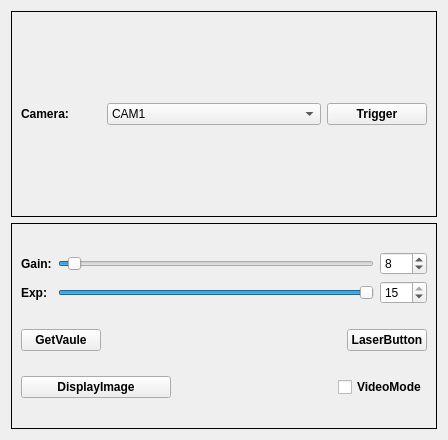
<?xml version="1.0" encoding="UTF-8"?>
<ui version="4.0">
 <class>sensorWidget</class>
 <widget class="QWidget" name="sensorWidget">
  <property name="enabled">
   <bool>true</bool>
  </property>
  <property name="geometry">
   <rect>
    <x>0</x>
    <y>0</y>
    <width>448</width>
    <height>440</height>
   </rect>
  </property>
  <property name="windowTitle">
   <string>sensorWidget</string>
  </property>
  <layout class="QGridLayout" name="sensorLayout">
   <item row="0" column="0">
    <widget class="QFrame" name="cameraSelectFrame">
     <property name="frameShape">
      <enum>QFrame::Box</enum>
     </property>
     <layout class="QHBoxLayout" name="cameraSelectLayout">
      <item>
       <widget class="QLabel" name="cameraLabel">
        <property name="enabled">
         <bool>true</bool>
        </property>
        <property name="maximumSize">
         <size>
          <width>80</width>
          <height>16777215</height>
         </size>
        </property>
        <property name="font">
         <font>
          <weight>75</weight>
          <bold>true</bold>
         </font>
        </property>
        <property name="text">
         <string>Camera:</string>
        </property>
       </widget>
      </item>
      <item>
       <widget class="QComboBox" name="camCombo">
        <property name="enabled">
         <bool>true</bool>
        </property>
        <property name="currentIndex">
         <number>0</number>
        </property>
        <property name="maxVisibleItems">
         <number>12</number>
        </property>
        <property name="iconSize">
         <size>
          <width>16</width>
          <height>26</height>
         </size>
        </property>
        <item>
         <property name="text">
          <string>CAM1</string>
         </property>
        </item>
        <item>
         <property name="text">
          <string>CAM2</string>
         </property>
        </item>
        <item>
         <property name="text">
          <string>CAM3</string>
         </property>
        </item>
        <item>
         <property name="text">
          <string>CAM4</string>
         </property>
        </item>
        <item>
         <property name="text">
          <string>CAM5</string>
         </property>
        </item>
        <item>
         <property name="text">
          <string>CAM6</string>
         </property>
        </item>
        <item>
         <property name="text">
          <string>CAM7</string>
         </property>
        </item>
        <item>
         <property name="text">
          <string>CAM8</string>
         </property>
        </item>
        <item>
         <property name="text">
          <string>CAM9</string>
         </property>
        </item>
        <item>
         <property name="text">
          <string>CAM10</string>
         </property>
        </item>
        <item>
         <property name="text">
          <string>CAM11</string>
         </property>
        </item>
        <item>
         <property name="text">
          <string>CAM12</string>
         </property>
        </item>
        <item>
         <property name="text">
          <string>ALLCAM</string>
         </property>
        </item>
       </widget>
      </item>
      <item>
       <widget class="QPushButton" name="triggerBtn">
        <property name="enabled">
         <bool>true</bool>
        </property>
        <property name="maximumSize">
         <size>
          <width>100</width>
          <height>16777215</height>
         </size>
        </property>
        <property name="font">
         <font>
          <weight>75</weight>
          <bold>true</bold>
         </font>
        </property>
        <property name="text">
         <string>Trigger</string>
        </property>
       </widget>
      </item>
     </layout>
    </widget>
   </item>
   <item row="1" column="0">
    <widget class="QFrame" name="gainExposureFrame">
     <property name="enabled">
      <bool>true</bool>
     </property>
     <property name="frameShape">
      <enum>QFrame::Box</enum>
     </property>
     <property name="frameShadow">
      <enum>QFrame::Plain</enum>
     </property>
     <layout class="QGridLayout" name="gridLayout_2">
      <item row="0" column="0">
       <layout class="QGridLayout" name="gridLayout">
        <item row="1" column="2">
         <widget class="QSpinBox" name="gainSpinBox">
          <property name="maximumSize">
           <size>
            <width>70</width>
            <height>16777215</height>
           </size>
          </property>
          <property name="maximum">
           <number>255</number>
          </property>
          <property name="value">
           <number>8</number>
          </property>
         </widget>
        </item>
        <item row="1" column="0">
         <widget class="QLabel" name="gainLabel">
          <property name="font">
           <font>
            <weight>75</weight>
            <bold>true</bold>
           </font>
          </property>
          <property name="text">
           <string>Gain:</string>
          </property>
          <property name="buddy">
           <cstring>gainSlider</cstring>
          </property>
         </widget>
        </item>
        <item row="2" column="0">
         <widget class="QLabel" name="exposureLabel">
          <property name="font">
           <font>
            <weight>75</weight>
            <bold>true</bold>
           </font>
          </property>
          <property name="text">
           <string>Exp:</string>
          </property>
          <property name="buddy">
           <cstring>exposureSlider</cstring>
          </property>
         </widget>
        </item>
        <item row="2" column="1">
         <widget class="QSlider" name="exposureSlider">
          <property name="maximum">
           <number>15</number>
          </property>
          <property name="pageStep">
           <number>0</number>
          </property>
          <property name="value">
           <number>15</number>
          </property>
          <property name="orientation">
           <enum>Qt::Horizontal</enum>
          </property>
         </widget>
        </item>
        <item row="2" column="2">
         <widget class="QSpinBox" name="exposureSpinBox">
          <property name="maximumSize">
           <size>
            <width>70</width>
            <height>16777215</height>
           </size>
          </property>
          <property name="maximum">
           <number>15</number>
          </property>
          <property name="value">
           <number>15</number>
          </property>
         </widget>
        </item>
        <item row="1" column="1">
         <widget class="QSlider" name="gainSlider">
          <property name="enabled">
           <bool>true</bool>
          </property>
          <property name="maximum">
           <number>255</number>
          </property>
          <property name="pageStep">
           <number>0</number>
          </property>
          <property name="value">
           <number>8</number>
          </property>
          <property name="orientation">
           <enum>Qt::Horizontal</enum>
          </property>
          <property name="invertedAppearance">
           <bool>false</bool>
          </property>
          <property name="invertedControls">
           <bool>false</bool>
          </property>
          <property name="tickPosition">
           <enum>QSlider::NoTicks</enum>
          </property>
         </widget>
        </item>
       </layout>
      </item>
      <item row="1" column="0">
       <layout class="QHBoxLayout" name="horizontalLayout_2">
        <item>
         <widget class="QPushButton" name="getValueBtn">
          <property name="font">
           <font>
            <weight>75</weight>
            <bold>true</bold>
           </font>
          </property>
          <property name="text">
           <string>GetVaule</string>
          </property>
         </widget>
        </item>
        <item>
         <spacer name="horizontalSpacer_2">
          <property name="orientation">
           <enum>Qt::Horizontal</enum>
          </property>
          <property name="sizeHint" stdset="0">
           <size>
            <width>128</width>
            <height>20</height>
           </size>
          </property>
         </spacer>
        </item>
        <item>
         <widget class="QPushButton" name="laserBtn">
          <property name="enabled">
           <bool>true</bool>
          </property>
          <property name="font">
           <font>
            <weight>75</weight>
            <bold>true</bold>
           </font>
          </property>
          <property name="text">
           <string>LaserButton</string>
          </property>
         </widget>
        </item>
       </layout>
      </item>
      <item row="2" column="0">
       <layout class="QHBoxLayout" name="horizontalLayout">
        <item>
         <widget class="QPushButton" name="displayBtn">
          <property name="enabled">
           <bool>true</bool>
          </property>
          <property name="minimumSize">
           <size>
            <width>150</width>
            <height>0</height>
           </size>
          </property>
          <property name="font">
           <font>
            <weight>75</weight>
            <bold>true</bold>
           </font>
          </property>
          <property name="text">
           <string>DisplayImage</string>
          </property>
         </widget>
        </item>
        <item>
         <spacer name="horizontalSpacer">
          <property name="orientation">
           <enum>Qt::Horizontal</enum>
          </property>
          <property name="sizeHint" stdset="0">
           <size>
            <width>40</width>
            <height>20</height>
           </size>
          </property>
         </spacer>
        </item>
        <item>
         <widget class="QCheckBox" name="videoCheckBox">
          <property name="enabled">
           <bool>true</bool>
          </property>
          <property name="font">
           <font>
            <weight>75</weight>
            <bold>true</bold>
           </font>
          </property>
          <property name="layoutDirection">
           <enum>Qt::LeftToRight</enum>
          </property>
          <property name="text">
           <string>VideoMode</string>
          </property>
          <property name="checked">
           <bool>false</bool>
          </property>
         </widget>
        </item>
       </layout>
      </item>
     </layout>
    </widget>
   </item>
  </layout>
 </widget>
 <resources/>
 <connections>
  <connection>
   <sender>gainSlider</sender>
   <signal>valueChanged(int)</signal>
   <receiver>gainSpinBox</receiver>
   <slot>setValue(int)</slot>
   <hints>
    <hint type="sourcelabel">
     <x>257</x>
     <y>102</y>
    </hint>
    <hint type="destinationlabel">
     <x>423</x>
     <y>103</y>
    </hint>
   </hints>
  </connection>
  <connection>
   <sender>exposureSlider</sender>
   <signal>valueChanged(int)</signal>
   <receiver>exposureSpinBox</receiver>
   <slot>setValue(int)</slot>
   <hints>
    <hint type="sourcelabel">
     <x>362</x>
     <y>130</y>
    </hint>
    <hint type="destinationlabel">
     <x>423</x>
     <y>131</y>
    </hint>
   </hints>
  </connection>
  <connection>
   <sender>gainSpinBox</sender>
   <signal>valueChanged(int)</signal>
   <receiver>gainSlider</receiver>
   <slot>setValue(int)</slot>
   <hints>
    <hint type="sourcelabel">
     <x>423</x>
     <y>103</y>
    </hint>
    <hint type="destinationlabel">
     <x>362</x>
     <y>102</y>
    </hint>
   </hints>
  </connection>
  <connection>
   <sender>exposureSpinBox</sender>
   <signal>valueChanged(int)</signal>
   <receiver>exposureSlider</receiver>
   <slot>setValue(int)</slot>
   <hints>
    <hint type="sourcelabel">
     <x>423</x>
     <y>131</y>
    </hint>
    <hint type="destinationlabel">
     <x>362</x>
     <y>130</y>
    </hint>
   </hints>
  </connection>
 </connections>
</ui>
